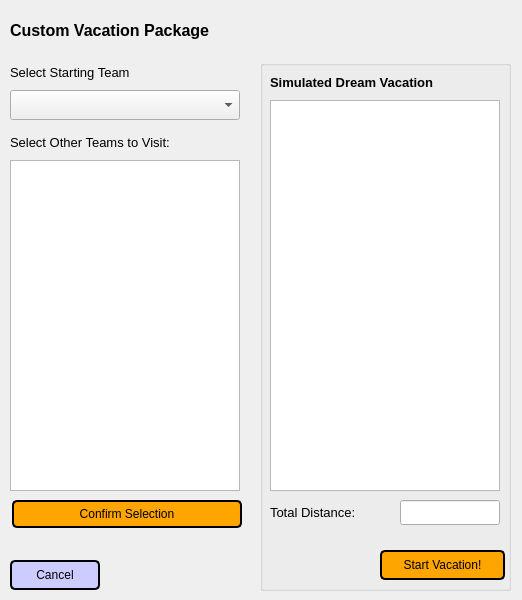
<?xml version="1.0" encoding="UTF-8"?>
<ui version="4.0">
 <class>vPackageC</class>
 <widget class="QWidget" name="vPackageC">
  <property name="geometry">
   <rect>
    <x>0</x>
    <y>0</y>
    <width>522</width>
    <height>600</height>
   </rect>
  </property>
  <property name="windowTitle">
   <string>Form</string>
  </property>
  <widget class="QPushButton" name="cancelButton">
   <property name="geometry">
    <rect>
     <x>10</x>
     <y>560</y>
     <width>90</width>
     <height>30</height>
    </rect>
   </property>
   <property name="styleSheet">
    <string notr="true">background-color:#ccccff;
border-style: solid;
border-color: black;
border-width: 2px;
border-radius: 5px;
color: black;</string>
   </property>
   <property name="text">
    <string>Cancel</string>
   </property>
  </widget>
  <widget class="QLabel" name="titleLabel">
   <property name="geometry">
    <rect>
     <x>10</x>
     <y>10</y>
     <width>561</width>
     <height>40</height>
    </rect>
   </property>
   <property name="font">
    <font>
     <pointsize>12</pointsize>
     <weight>75</weight>
     <bold>true</bold>
    </font>
   </property>
   <property name="text">
    <string>Custom Vacation Package</string>
   </property>
  </widget>
  <widget class="QListWidget" name="teamList">
   <property name="geometry">
    <rect>
     <x>10</x>
     <y>160</y>
     <width>230</width>
     <height>331</height>
    </rect>
   </property>
   <property name="selectionMode">
    <enum>QAbstractItemView::MultiSelection</enum>
   </property>
  </widget>
  <widget class="QComboBox" name="startTeam">
   <property name="geometry">
    <rect>
     <x>10</x>
     <y>90</y>
     <width>230</width>
     <height>30</height>
    </rect>
   </property>
   <property name="font">
    <font>
     <pointsize>10</pointsize>
    </font>
   </property>
  </widget>
  <widget class="QLabel" name="startingTitle">
   <property name="geometry">
    <rect>
     <x>10</x>
     <y>60</y>
     <width>230</width>
     <height>25</height>
    </rect>
   </property>
   <property name="font">
    <font>
     <pointsize>10</pointsize>
    </font>
   </property>
   <property name="text">
    <string>Select Starting Team</string>
   </property>
  </widget>
  <widget class="QLabel" name="selectTitle">
   <property name="geometry">
    <rect>
     <x>10</x>
     <y>130</y>
     <width>230</width>
     <height>25</height>
    </rect>
   </property>
   <property name="font">
    <font>
     <pointsize>10</pointsize>
    </font>
   </property>
   <property name="text">
    <string>Select Other Teams to Visit:</string>
   </property>
  </widget>
  <widget class="QPushButton" name="confirmButton">
   <property name="geometry">
    <rect>
     <x>12</x>
     <y>500</y>
     <width>230</width>
     <height>28</height>
    </rect>
   </property>
   <property name="styleSheet">
    <string notr="true">background-color:orange;
border-style: solid;
border-color: black;
border-width: 2px;
border-radius: 5px;
color: black;</string>
   </property>
   <property name="text">
    <string>Confirm Selection</string>
   </property>
  </widget>
  <widget class="QGroupBox" name="sortedGroup">
   <property name="geometry">
    <rect>
     <x>260</x>
     <y>60</y>
     <width>251</width>
     <height>531</height>
    </rect>
   </property>
   <property name="title">
    <string/>
   </property>
   <widget class="QLabel" name="sortedTitle">
    <property name="geometry">
     <rect>
      <x>10</x>
      <y>10</y>
      <width>251</width>
      <height>25</height>
     </rect>
    </property>
    <property name="font">
     <font>
      <pointsize>10</pointsize>
      <weight>75</weight>
      <bold>true</bold>
     </font>
    </property>
    <property name="text">
     <string>Simulated Dream Vacation</string>
    </property>
   </widget>
   <widget class="QListWidget" name="sortedTeamList">
    <property name="geometry">
     <rect>
      <x>10</x>
      <y>40</y>
      <width>230</width>
      <height>391</height>
     </rect>
    </property>
   </widget>
   <widget class="QPushButton" name="startButton">
    <property name="geometry">
     <rect>
      <x>120</x>
      <y>490</y>
      <width>125</width>
      <height>30</height>
     </rect>
    </property>
    <property name="styleSheet">
     <string notr="true">background-color:orange;
border-style: solid;
border-color: black;
border-width: 2px;
border-radius: 5px;
color: black;</string>
    </property>
    <property name="text">
     <string>Start Vacation!</string>
    </property>
   </widget>
   <widget class="QLabel" name="distanceLabel">
    <property name="geometry">
     <rect>
      <x>10</x>
      <y>440</y>
      <width>131</width>
      <height>25</height>
     </rect>
    </property>
    <property name="font">
     <font>
      <pointsize>10</pointsize>
     </font>
    </property>
    <property name="text">
     <string>Total Distance:</string>
    </property>
   </widget>
   <widget class="QLineEdit" name="distanceLine">
    <property name="geometry">
     <rect>
      <x>140</x>
      <y>440</y>
      <width>100</width>
      <height>25</height>
     </rect>
    </property>
    <property name="font">
     <font>
      <pointsize>10</pointsize>
     </font>
    </property>
    <property name="readOnly">
     <bool>true</bool>
    </property>
   </widget>
  </widget>
 </widget>
 <resources/>
 <connections/>
</ui>
